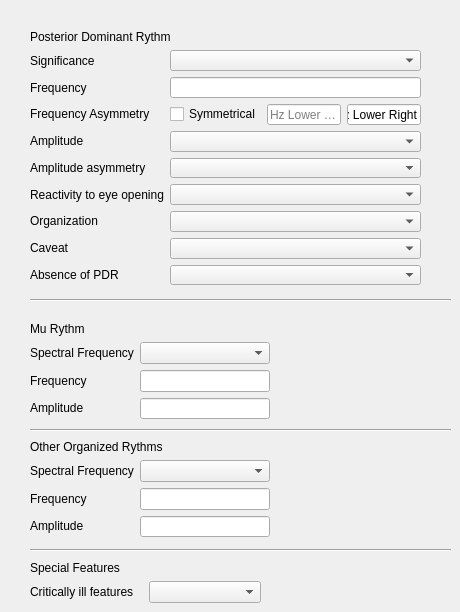
          <widget class="QWidget" name="tab_background_activity">
           <attribute name="title">
            <string>Background Activity</string>
           </attribute>
           <widget class="QWidget" name="layoutWidget_4">
            <property name="geometry">
             <rect>
              <x>30</x>
              <y>440</y>
              <width>240</width>
              <height>97</height>
             </rect>
            </property>
            <layout class="QVBoxLayout" name="verticalLayout_17">
             <item>
              <widget class="QLabel" name="label_41">
               <property name="text">
                <string>Other Organized Rythms</string>
               </property>
              </widget>
             </item>
             <item>
              <layout class="QHBoxLayout" name="horizontalLayout_8">
               <item>
                <layout class="QVBoxLayout" name="verticalLayout_18">
                 <item>
                  <widget class="QLabel" name="label_43">
                   <property name="text">
                    <string>Spectral Frequency</string>
                   </property>
                  </widget>
                 </item>
                 <item>
                  <widget class="QLabel" name="label_44">
                   <property name="text">
                    <string>Frequency</string>
                   </property>
                  </widget>
                 </item>
                 <item>
                  <widget class="QLabel" name="label_45">
                   <property name="text">
                    <string>Amplitude</string>
                   </property>
                  </widget>
                 </item>
                </layout>
               </item>
               <item>
                <layout class="QVBoxLayout" name="verticalLayout_19">
                 <item>
                  <widget class="QComboBox" name="comboBox_18"/>
                 </item>
                 <item>
                  <widget class="QLineEdit" name="lineEdit_15"/>
                 </item>
                 <item>
                  <widget class="QLineEdit" name="lineEdit_17"/>
                 </item>
                </layout>
               </item>
              </layout>
             </item>
            </layout>
           </widget>
           <widget class="QWidget" name="layoutWidget">
            <property name="geometry">
             <rect>
              <x>30</x>
              <y>322</y>
              <width>240</width>
              <height>97</height>
             </rect>
            </property>
            <layout class="QVBoxLayout" name="verticalLayout_12">
             <item>
              <widget class="QLabel" name="label_25">
               <property name="text">
                <string>Mu Rythm</string>
               </property>
              </widget>
             </item>
             <item>
              <layout class="QHBoxLayout" name="horizontalLayout_7">
               <item>
                <layout class="QVBoxLayout" name="verticalLayout_10">
                 <item>
                  <widget class="QLabel" name="label_39">
                   <property name="text">
                    <string>Spectral Frequency</string>
                   </property>
                  </widget>
                 </item>
                 <item>
                  <widget class="QLabel" name="label_42">
                   <property name="text">
                    <string>Frequency</string>
                   </property>
                  </widget>
                 </item>
                 <item>
                  <widget class="QLabel" name="label_40">
                   <property name="text">
                    <string>Amplitude</string>
                   </property>
                  </widget>
                 </item>
                </layout>
               </item>
               <item>
                <layout class="QVBoxLayout" name="verticalLayout_11">
                 <item>
                  <widget class="QComboBox" name="comboBox_17"/>
                 </item>
                 <item>
                  <widget class="QLineEdit" name="lineEdit_12"/>
                 </item>
                 <item>
                  <widget class="QLineEdit" name="lineEdit_14"/>
                 </item>
                </layout>
               </item>
              </layout>
             </item>
            </layout>
           </widget>
           <widget class="QWidget" name="layoutWidget">
            <property name="geometry">
             <rect>
              <x>30</x>
              <y>560</y>
              <width>231</width>
              <height>43</height>
             </rect>
            </property>
            <layout class="QVBoxLayout" name="verticalLayout_20">
             <item>
              <widget class="QLabel" name="label_27">
               <property name="text">
                <string>Special Features</string>
               </property>
              </widget>
             </item>
             <item>
              <layout class="QHBoxLayout" name="horizontalLayout_9">
               <item>
                <widget class="QLabel" name="label_46">
                 <property name="text">
                  <string>Critically ill features</string>
                 </property>
                </widget>
               </item>
               <item>
                <widget class="QComboBox" name="comboBox"/>
               </item>
              </layout>
             </item>
            </layout>
           </widget>
           <widget class="Line" name="line_3">
            <property name="geometry">
             <rect>
              <x>30</x>
              <y>290</y>
              <width>421</width>
              <height>20</height>
             </rect>
            </property>
            <property name="orientation">
             <enum>Qt::Horizontal</enum>
            </property>
           </widget>
           <widget class="Line" name="line_4">
            <property name="geometry">
             <rect>
              <x>30</x>
              <y>420</y>
              <width>421</width>
              <height>20</height>
             </rect>
            </property>
            <property name="orientation">
             <enum>Qt::Horizontal</enum>
            </property>
           </widget>
           <widget class="Line" name="line_5">
            <property name="geometry">
             <rect>
              <x>30</x>
              <y>540</y>
              <width>421</width>
              <height>20</height>
             </rect>
            </property>
            <property name="orientation">
             <enum>Qt::Horizontal</enum>
            </property>
           </widget>
           <widget class="QWidget" name="">
            <property name="geometry">
             <rect>
              <x>30</x>
              <y>30</y>
              <width>391</width>
              <height>255</height>
             </rect>
            </property>
            <layout class="QVBoxLayout" name="verticalLayout_13">
             <item>
              <widget class="QLabel" name="label">
               <property name="text">
                <string>Posterior Dominant Rythm</string>
               </property>
              </widget>
             </item>
             <item>
              <layout class="QHBoxLayout" name="horizontalLayout_24">
               <item>
                <layout class="QVBoxLayout" name="verticalLayout_6">
                 <item>
                  <widget class="QLabel" name="label_2">
                   <property name="text">
                    <string>Significance</string>
                   </property>
                  </widget>
                 </item>
                 <item>
                  <widget class="QLabel" name="label_3">
                   <property name="text">
                    <string>Frequency</string>
                   </property>
                  </widget>
                 </item>
                 <item>
                  <widget class="QLabel" name="label_4">
                   <property name="text">
                    <string>Frequency Asymmetry</string>
                   </property>
                  </widget>
                 </item>
                 <item>
                  <widget class="QLabel" name="label_5">
                   <property name="text">
                    <string>Amplitude</string>
                   </property>
                  </widget>
                 </item>
                 <item>
                  <widget class="QLabel" name="label_6">
                   <property name="text">
                    <string>Amplitude asymmetry</string>
                   </property>
                  </widget>
                 </item>
                 <item>
                  <widget class="QLabel" name="label_7">
                   <property name="text">
                    <string>Reactivity to eye opening</string>
                   </property>
                  </widget>
                 </item>
                 <item>
                  <widget class="QLabel" name="label_22">
                   <property name="text">
                    <string>Organization</string>
                   </property>
                  </widget>
                 </item>
                 <item>
                  <widget class="QLabel" name="label_23">
                   <property name="text">
                    <string>Caveat</string>
                   </property>
                  </widget>
                 </item>
                 <item>
                  <widget class="QLabel" name="label_24">
                   <property name="text">
                    <string>Absence of PDR</string>
                   </property>
                  </widget>
                 </item>
                </layout>
               </item>
               <item>
                <layout class="QVBoxLayout" name="verticalLayout_9">
                 <item>
                  <widget class="QComboBox" name="cb_pdr_significance">
                   <property name="editable">
                    <bool>false</bool>
                   </property>
                   <property name="currentText">
                    <string/>
                   </property>
                   <item>
                    <property name="text">
                     <string/>
                    </property>
                   </item>
                   <item>
                    <property name="text">
                     <string>Normal</string>
                    </property>
                   </item>
                   <item>
                    <property name="text">
                     <string>No definate abnormality</string>
                    </property>
                   </item>
                   <item>
                    <property name="text">
                     <string>Abnormal</string>
                    </property>
                   </item>
                  </widget>
                 </item>
                 <item>
                  <widget class="QLineEdit" name="le_pdr_frequency"/>
                 </item>
                 <item>
                  <layout class="QHBoxLayout" name="horizontalLayout_5">
                   <item>
                    <widget class="QCheckBox" name="ckb_pdr_symmertrical">
                     <property name="text">
                      <string>Symmetrical</string>
                     </property>
                    </widget>
                   </item>
                   <item>
                    <widget class="QLineEdit" name="le_pdr_lower_left">
                     <property name="placeholderText">
                      <string>Hz Lower Left</string>
                     </property>
                    </widget>
                   </item>
                   <item>
                    <widget class="QLineEdit" name="le_pdr_lower_right">
                     <property name="text">
                      <string>Hz Lower Right</string>
                     </property>
                    </widget>
                   </item>
                  </layout>
                 </item>
                 <item>
                  <widget class="QComboBox" name="cb_pdr_amplitude">
                   <item>
                    <property name="text">
                     <string/>
                    </property>
                   </item>
                   <item>
                    <property name="text">
                     <string>Low (&lt;20 mV)</string>
                    </property>
                   </item>
                   <item>
                    <property name="text">
                     <string>Medium (20-70 mV)</string>
                    </property>
                   </item>
                   <item>
                    <property name="text">
                     <string>High (&gt;70 mV)</string>
                    </property>
                   </item>
                  </widget>
                 </item>
                 <item>
                  <widget class="QComboBox" name="cb_pdr_amplitude_asymmetry">
                   <item>
                    <property name="text">
                     <string/>
                    </property>
                   </item>
                   <item>
                    <property name="text">
                     <string>Symmetrical</string>
                    </property>
                   </item>
                   <item>
                    <property name="text">
                     <string>Right &lt; Left</string>
                    </property>
                   </item>
                   <item>
                    <property name="text">
                     <string>Left &lt; Right</string>
                    </property>
                   </item>
                  </widget>
                 </item>
                 <item>
                  <widget class="QComboBox" name="cb_pdr_react_eye_opening">
                   <item>
                    <property name="text">
                     <string/>
                    </property>
                   </item>
                   <item>
                    <property name="text">
                     <string>Yes</string>
                    </property>
                   </item>
                   <item>
                    <property name="text">
                     <string>Reduced left side reactivity</string>
                    </property>
                   </item>
                   <item>
                    <property name="text">
                     <string>Reduced right side reactivity</string>
                    </property>
                   </item>
                   <item>
                    <property name="text">
                     <string>Reduced reactivity on both sides</string>
                    </property>
                   </item>
                  </widget>
                 </item>
                 <item>
                  <widget class="QComboBox" name="cb_pdr_organisation">
                   <item>
                    <property name="text">
                     <string/>
                    </property>
                   </item>
                   <item>
                    <property name="text">
                     <string>Normal</string>
                    </property>
                   </item>
                   <item>
                    <property name="text">
                     <string>Poorly organised</string>
                    </property>
                   </item>
                   <item>
                    <property name="text">
                     <string>Disorganised</string>
                    </property>
                   </item>
                   <item>
                    <property name="text">
                     <string>Markedly disorganised</string>
                    </property>
                   </item>
                  </widget>
                 </item>
                 <item>
                  <widget class="QComboBox" name="cb_pdr_caveat">
                   <item>
                    <property name="text">
                     <string/>
                    </property>
                   </item>
                   <item>
                    <property name="text">
                     <string>No</string>
                    </property>
                   </item>
                   <item>
                    <property name="text">
                     <string>Only open eyes during the recording</string>
                    </property>
                   </item>
                   <item>
                    <property name="text">
                     <string>Sleep-deprived</string>
                    </property>
                   </item>
                   <item>
                    <property name="text">
                     <string>Drowsy</string>
                    </property>
                   </item>
                   <item>
                    <property name="text">
                     <string>Only following hyperventillation</string>
                    </property>
                   </item>
                  </widget>
                 </item>
                 <item>
                  <widget class="QComboBox" name="cb_pdr_absense">
                   <item>
                    <property name="text">
                     <string/>
                    </property>
                   </item>
                   <item>
                    <property name="text">
                     <string>Artifacts</string>
                    </property>
                   </item>
                   <item>
                    <property name="text">
                     <string>Extreme low voltage</string>
                    </property>
                   </item>
                   <item>
                    <property name="text">
                     <string>Eye closure could not be achieved</string>
                    </property>
                   </item>
                   <item>
                    <property name="text">
                     <string>Lack of awake period</string>
                    </property>
                   </item>
                   <item>
                    <property name="text">
                     <string>Lack of compliance</string>
                    </property>
                   </item>
                   <item>
                    <property name="text">
                     <string>Other causes</string>
                    </property>
                   </item>
                  </widget>
                 </item>
                </layout>
               </item>
              </layout>
             </item>
            </layout>
           </widget>
          </widget>
